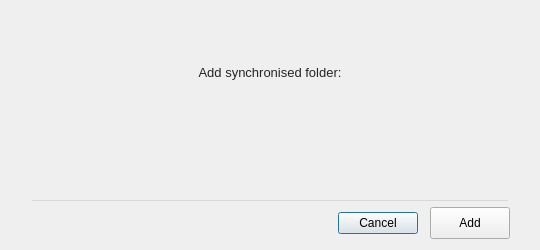
<?xml version="1.0" encoding="UTF-8"?>
<ui version="4.0">
 <class>BindFolderDialog</class>
 <widget class="QDialog" name="BindFolderDialog">
  <property name="windowModality">
   <enum>Qt::NonModal</enum>
  </property>
  <property name="geometry">
   <rect>
    <x>0</x>
    <y>0</y>
    <width>540</width>
    <height>250</height>
   </rect>
  </property>
  <property name="minimumSize">
   <size>
    <width>540</width>
    <height>250</height>
   </size>
  </property>
  <property name="maximumSize">
   <size>
    <width>540</width>
    <height>250</height>
   </size>
  </property>
  <property name="windowTitle">
   <string>Add folder</string>
  </property>
  <property name="styleSheet">
   <string notr="true">QWidget#BindFolderDialog
{
font-size: 11px;
}

QPushButton
{
    min-height: 14px;
	height: 14px;
}

#wSeparatorBottom
{
background-color: rgba(0,0,0,0.1);
}

#lAddSync
{
  color: #242424;
  font-family: &quot;SF Pro Text&quot;;
  font-size: 13px;
}
</string>
  </property>
  <layout class="QVBoxLayout" name="verticalLayout">
   <property name="leftMargin">
    <number>0</number>
   </property>
   <property name="rightMargin">
    <number>0</number>
   </property>
   <item alignment="Qt::AlignHCenter">
    <widget class="QLabel" name="lMEGAimage">
     <property name="maximumSize">
      <size>
       <width>128</width>
       <height>48</height>
      </size>
     </property>
     <property name="styleSheet">
      <string notr="true">border-image: url(&quot;:/images/megasync_logo.png&quot;);
min-width: 128px;
min-height: 48px;
</string>
     </property>
     <property name="alignment">
      <set>Qt::AlignCenter</set>
     </property>
    </widget>
   </item>
   <item>
    <widget class="QLabel" name="lAddSync">
     <property name="sizePolicy">
      <sizepolicy hsizetype="Preferred" vsizetype="Maximum">
       <horstretch>0</horstretch>
       <verstretch>0</verstretch>
      </sizepolicy>
     </property>
     <property name="text">
      <string>Add synchronised folder:</string>
     </property>
     <property name="alignment">
      <set>Qt::AlignCenter</set>
     </property>
    </widget>
   </item>
   <item>
    <widget class="FolderBinder" name="wBinder" native="true">
     <property name="styleSheet">
      <string notr="true"/>
     </property>
    </widget>
   </item>
   <item>
    <widget class="QWidget" name="wSeparatorBottom" native="true">
     <property name="sizePolicy">
      <sizepolicy hsizetype="Preferred" vsizetype="Preferred">
       <horstretch>0</horstretch>
       <verstretch>0</verstretch>
      </sizepolicy>
     </property>
     <property name="minimumSize">
      <size>
       <width>0</width>
       <height>1</height>
      </size>
     </property>
     <property name="maximumSize">
      <size>
       <width>16777215</width>
       <height>1</height>
      </size>
     </property>
     <property name="focusPolicy">
      <enum>Qt::NoFocus</enum>
     </property>
     <property name="styleSheet">
      <string notr="true">margin-left: 32px;
margin-right: 32px;</string>
     </property>
     <property name="text" stdset="0">
      <string/>
     </property>
     <property name="iconSize" stdset="0">
      <size>
       <width>576</width>
       <height>1</height>
      </size>
     </property>
    </widget>
   </item>
   <item>
    <widget class="QWidget" name="bLayout" native="true">
     <property name="maximumSize">
      <size>
       <width>16777215</width>
       <height>32</height>
      </size>
     </property>
     <layout class="QHBoxLayout" name="horizontalLayout">
      <property name="spacing">
       <number>12</number>
      </property>
      <property name="leftMargin">
       <number>30</number>
      </property>
      <property name="topMargin">
       <number>0</number>
      </property>
      <property name="rightMargin">
       <number>30</number>
      </property>
      <property name="bottomMargin">
       <number>0</number>
      </property>
      <item>
       <spacer name="horizontalSpacer">
        <property name="orientation">
         <enum>Qt::Horizontal</enum>
        </property>
        <property name="sizeHint" stdset="0">
         <size>
          <width>40</width>
          <height>26</height>
         </size>
        </property>
       </spacer>
      </item>
      <item>
       <widget class="QPushButton" name="bCancel">
        <property name="sizePolicy">
         <sizepolicy hsizetype="Minimum" vsizetype="Fixed">
          <horstretch>0</horstretch>
          <verstretch>0</verstretch>
         </sizepolicy>
        </property>
        <property name="minimumSize">
         <size>
          <width>0</width>
          <height>16</height>
         </size>
        </property>
        <property name="text">
         <string>Cancel</string>
        </property>
       </widget>
      </item>
      <item>
       <widget class="QPushButton" name="bOK">
        <property name="sizePolicy">
         <sizepolicy hsizetype="Minimum" vsizetype="Preferred">
          <horstretch>0</horstretch>
          <verstretch>0</verstretch>
         </sizepolicy>
        </property>
        <property name="minimumSize">
         <size>
          <width>0</width>
          <height>16</height>
         </size>
        </property>
        <property name="text">
         <string>Add</string>
        </property>
       </widget>
      </item>
     </layout>
    </widget>
   </item>
  </layout>
 </widget>
 <customwidgets>
  <customwidget>
   <class>FolderBinder</class>
   <extends>QWidget</extends>
   <header>syncs/gui/Twoways/FolderBinder.h</header>
   <container>1</container>
  </customwidget>
 </customwidgets>
 <resources/>
 <connections>
  <connection>
   <sender>bCancel</sender>
   <signal>clicked()</signal>
   <receiver>BindFolderDialog</receiver>
   <slot>reject()</slot>
   <hints>
    <hint type="sourcelabel">
     <x>413</x>
     <y>51</y>
    </hint>
    <hint type="destinationlabel">
     <x>229</x>
     <y>36</y>
    </hint>
   </hints>
  </connection>
 </connections>
</ui>
